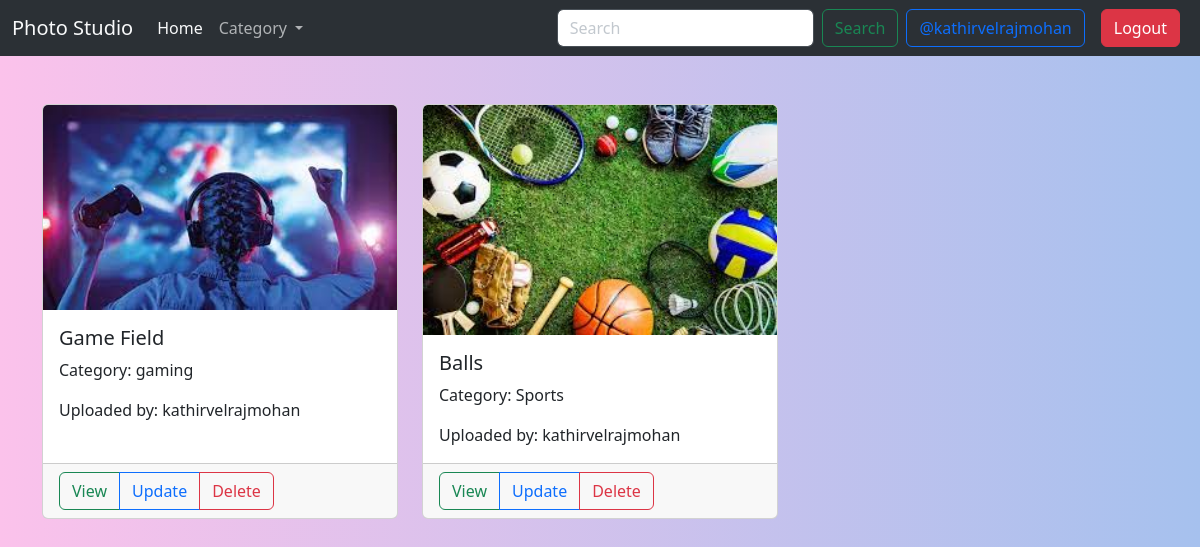
The app's page /myPhotos/ (signed in) with its own data.
### main/models.py (models this page shows, shortened)
class photo(models.Model):
    user = models.ForeignKey(User,null = True,blank=True,on_delete=models.CASCADE)
    categories = models.ForeignKey(addcategory,null=True,blank=True,on_delete=models.SET_NULL)
    title = models.CharField(max_length=50,null=True,blank=True)
    description = models.TextField(max_length=200,null=True,blank=True)
    image = models.ImageField(null=True,blank=True)

class addcategory(models.Model):
    class Meta:
        verbose_name = 'addcategory'
        verbose_name_plural = 'addcategories'
    category = models.CharField(max_length=50,null=True,blank=True)
    def __str__(self):
        return self.category

### main/views.py (the view)
# urls.py: path('myPhotos/',views.myPhotos,name="myPhotos")
def myPhotos(request):
    user_photos = photo.objects.filter(user=request.user)
    return render(request, 'myPhotos.html', {'photos': user_photos})

### templates/myPhotos.html
{% extends 'base.html'%}
{% block content %}
{% include 'navbar.html' %}
<div class="container mt-5">
    <div class="row row-cols-1 row-cols-md-3 g-4">
        {% for photo in photos %}
        <div class="col">
            <div class="card h-100">
                <img src="{{photo.image.url}}" class="card-img-top" alt="...">
                <div class="card-body">
                    <h5 class="card-title">{{photo.title}}</h5>
                    <p class="card-text">Category: {{photo.categories}}</p>
                    <p class="card-text">Uploaded by: {{photo.user}}</p>
                </div>
                <div class="card-footer">
                    <div class="btn-group" role="group">
                        <a href="{% url 'view-photo' photo.id %}" class="btn btn-outline-success">View</a>
                        <a href="{% url 'update' photo.id %}" class="btn btn-outline-primary">Update</a>
                        <a href="{% url 'delete' photo.id %}" class="btn btn-outline-danger">Delete</a>
                    </div>
                </div>
            </div>
        </div>
        {% empty %}
        <h2>No photos</h2>
        {% endfor %}
    </div>
</div>
{% endblock %}

### templates/base.html (shortened to what this page needs)
{% load static %}
<!DOCTYPE html>
<html lang="en">
<head>
    <link rel="stylesheet" href="{% static 'css/bootstrap.min.css' %}">
    <link rel="stylesheet" href="{% static 'css/style.css' %}">
    <link rel="stylesheet" href="{% static 'css/line-awesome.min.css' %}">
</head>
<body>
    <section class="gradient-custom-2">
    {% block content %}{% endblock %}
    </section>
</body>
</html>

### templates/navbar.html (shortened to what this page needs)
<nav class="navbar navbar-expand-lg bg-body-tertiary bg-dark" data-bs-theme="dark">
  <div class="container-fluid">
    <a class="navbar-brand" href="#">Photo Studio</a>
    <div class="collapse navbar-collapse" id="navbarSupportedContent">
      <ul class="navbar-nav me-auto mb-2 mb-lg-0">
        <li class="nav-item">
          <a class="nav-link active" aria-current="page" href="{% url 'home' %}">Home</a>
        </li>
        <li class="nav-item dropdown">
          <a class="nav-link dropdown-toggle" href="#" role="button" data-bs-toggle="dropdown" aria-expanded="false">
            Category
          </a>
        </li>
      </ul>
      <form class="d-flex" role="search" method="post" action = "{% url 'search' %}">
        <input class="form-control me-2" name="search" type="search" placeholder="Search" aria-label="Search">
        <button class="btn btn-outline-success" type="submit">Search</button>
      </form>
      {% if user.is_authenticated %}
      <a class="btn btn-outline-primary mx-2" href="{% url 'userdetails' %}">
        @{{request.user}}
      </a>
      <a class="btn btn-danger mx-2" href="{% url 'userlogout' %}">Logout</a>
      {% else %}
      <a class="btn btn-primary mx-2" href="{% url 'userlogin' %}">Login</a>
      <a class="btn btn-success mx-2" href="{% url 'register' %}">Register</a>
      {% endif %}
    </div>
  </div>
</nav>

### static/css/style.css (style rules this page uses)
html, body { height: 100%; }
.gradient-custom-2 { background: #fbc2eb; background: -webkit-linear-gradient(to right, rgba(251, 194, 235, 1), rgba(166, 193, 238, 1)); background: linear-gradient(to right, rgba(251, 194, 235, 1), rgba(166, 193, 238, 1)); height: 100%; }

### records on screen
photo: image (picture), title "Game Field", categories "gaming", user "kathirvelrajmohan"
photo: image (picture), title "Balls", categories "Sports", user "kathirvelrajmohan"

### other values on screen
{{ request.user }} "kathirvelrajmohan"
